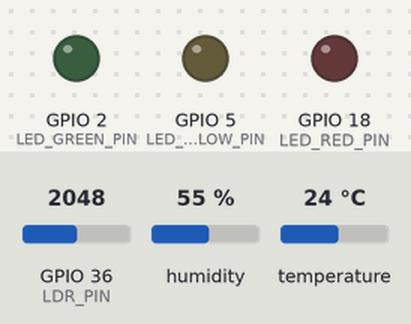
Recording of a sketch running on a simulated ESP32. Shown: output pins drawn as LEDs (lit = HIGH). Inputs (shaded band) come from the test bench; at power-on: GPIO 36 (LDR_PIN) = 2048, humidity 55 %, temperature 24 °C. WiFi joins after 1.5 s; servers stay silent unless stated; uploads are accepted with an empty reply; what the sketch prints to the serial monitor is not drawn.

Above: at 0.1 s.
At 2.4 s:
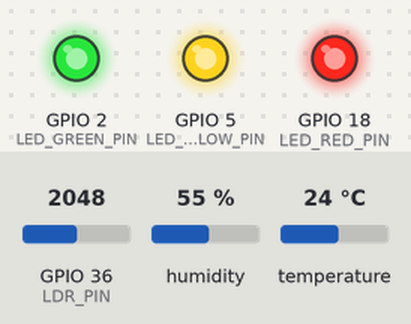
Timing chart, 0 to 4.0 s (numbered marks = the images above):
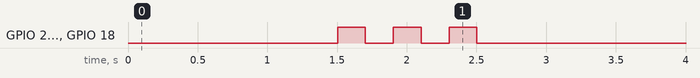

The sketch:

esp32-code-with-leds.ino
```cpp
#include <WiFi.h>
#include <HTTPClient.h>
#include <ArduinoJson.h>
#include <DHT.h>

// Configuración WiFi
const char* ssid = "TU_WIFI_SSID";
const char* password = "TU_WIFI_PASSWORD";

// URL de tu aplicación Vercel
const char* serverURL = "https://tu-app.vercel.app";

// Configuración DHT11
#define DHT_PIN 4
#define DHT_TYPE DHT11
DHT dht(DHT_PIN, DHT_TYPE);

// Configuración LDR
#define LDR_PIN A0

// Configuración LEDs
#define LED_GREEN_PIN 2   // LED Verde - Temperatura óptima
#define LED_YELLOW_PIN 5  // LED Amarillo - Advertencia
#define LED_RED_PIN 18    // LED Rojo - Crítico

// Variables globales
unsigned long lastSensorRead = 0;
unsigned long lastLedCheck = 0;
const unsigned long SENSOR_INTERVAL = 3000;  // Leer sensores cada 3 segundos
const unsigned long LED_INTERVAL = 2000;     // Consultar LEDs cada 2 segundos

void setup() {
  Serial.begin(115200);

  // Inicializar DHT11
  dht.begin();

  // Configurar pines de LEDs como salida
  pinMode(LED_GREEN_PIN, OUTPUT);
  pinMode(LED_YELLOW_PIN, OUTPUT);
  pinMode(LED_RED_PIN, OUTPUT);

  // Apagar todos los LEDs al inicio
  digitalWrite(LED_GREEN_PIN, LOW);
  digitalWrite(LED_YELLOW_PIN, LOW);
  digitalWrite(LED_RED_PIN, LOW);

  // Conectar a WiFi
  WiFi.begin(ssid, password);
  Serial.print("Conectando a WiFi");

  while (WiFi.status() != WL_CONNECTED) {
    delay(500);
    Serial.print(".");
  }

  Serial.println();
  Serial.println("WiFi conectado!");
  Serial.print("IP: ");
  Serial.println(WiFi.localIP());

  // Parpadeo inicial de LEDs para indicar conexión exitosa
  for (int i = 0; i < 3; i++) {
    digitalWrite(LED_GREEN_PIN, HIGH);
    digitalWrite(LED_YELLOW_PIN, HIGH);
    digitalWrite(LED_RED_PIN, HIGH);
    delay(200);
    digitalWrite(LED_GREEN_PIN, LOW);
    digitalWrite(LED_YELLOW_PIN, LOW);
    digitalWrite(LED_RED_PIN, LOW);
    delay(200);
  }

  Serial.println("Sistema iniciado - Monitoreo de conservación de alimentos");
}

void loop() {
  unsigned long currentTime = millis();

  // Leer sensores y enviar datos
  if (currentTime - lastSensorRead >= SENSOR_INTERVAL) {
    readSensorsAndSend();
    lastSensorRead = currentTime;
  }

  // Consultar estado de LEDs
  if (currentTime - lastLedCheck >= LED_INTERVAL) {
    updateLEDs();
    lastLedCheck = currentTime;
  }

  delay(100);
}

void readSensorsAndSend() {
  // Leer DHT11
  float temperature = dht.readTemperature();
  float humidity = dht.readHumidity();

  // Leer LDR
  int lightLevel = analogRead(LDR_PIN);

  // Verificar si las lecturas son válidas
  if (isnan(temperature) || isnan(humidity)) {
    Serial.println("Error leyendo DHT11!");
    return;
  }

  // Mostrar datos en Serial Monitor
  Serial.println("=== DATOS SENSORES ===");
  Serial.printf("Temperatura: %.1f°C\n", temperature);
  Serial.printf("Humedad: %.1f%%\n", humidity);
  Serial.printf("Luz: %d\n", lightLevel);
  Serial.println("=====================");

  // Enviar datos al servidor
  sendSensorData(temperature, humidity, lightLevel);
}

void sendSensorData(float temp, float hum, int light) {
  if (WiFi.status() == WL_CONNECTED) {
    HTTPClient http;
    http.begin(String(serverURL) + "/api/sensor-data");
    http.addHeader("Content-Type", "application/json");

    // Crear JSON con los datos
    StaticJsonDocument<200> doc;
    doc["temperatura"] = temp;
    doc["humedad"] = hum;
    doc["luz"] = light;
    doc["voltage"] = 3.3; // Voltaje fijo para ESP32

    String jsonString;
    serializeJson(doc, jsonString);

    Serial.println("Enviando datos: " + jsonString);

    int httpResponseCode = http.POST(jsonString);

    if (httpResponseCode > 0) {
      String response = http.getString();
      Serial.printf("Respuesta HTTP: %d\n", httpResponseCode);
      Serial.println("Respuesta: " + response);
    } else {
      Serial.printf("Error HTTP: %d\n", httpResponseCode);
    }

    http.end();
  } else {
    Serial.println("WiFi desconectado!");
  }
}

void updateLEDs() {
  if (WiFi.status() == WL_CONNECTED) {
    HTTPClient http;
    http.begin(String(serverURL) + "/api/led-control");

    int httpResponseCode = http.PUT(); // Usar PUT para consultar estado

    if (httpResponseCode == 200) {
      String response = http.getString();

      // Parsear respuesta JSON
      StaticJsonDocument<300> doc;
      DeserializationError error = deserializeJson(doc, response);

      if (!error) {
        int greenState = doc["green"];
        int yellowState = doc["yellow"];
        int redState = doc["red"];
        String status = doc["status"];

        // Actualizar LEDs
        digitalWrite(LED_GREEN_PIN, greenState ? HIGH : LOW);
        digitalWrite(LED_YELLOW_PIN, yellowState ? HIGH : LOW);
        digitalWrite(LED_RED_PIN, redState ? HIGH : LOW);

        // Mostrar estado en Serial Monitor
        Serial.println("=== ESTADO LEDs ===");
        Serial.printf("Verde: %s\n", greenState ? "ON" : "OFF");
        Serial.printf("Amarillo: %s\n", yellowState ? "ON" : "OFF");
        Serial.printf("Rojo: %s\n", redState ? "ON" : "OFF");
        Serial.printf("Estado: %s\n", status.c_str());
        Serial.println("==================");

      } else {
        Serial.println("Error parseando JSON de LEDs");
      }
    } else {
      Serial.printf("Error consultando LEDs: %d\n", httpResponseCode);
    }

    http.end();
  }
}
```
